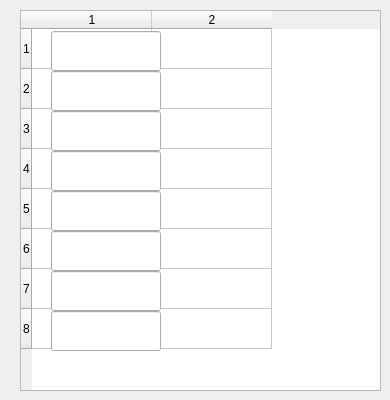
     <widget class="QWidget" name="page2VariableState">
      <widget class="QTableWidget" name="tableWgtVarState">
       <property name="geometry">
        <rect>
         <x>20</x>
         <y>10</y>
         <width>361</width>
         <height>381</height>
        </rect>
       </property>
       <property name="rowCount">
        <number>8</number>
       </property>
       <property name="columnCount">
        <number>2</number>
       </property>
       <attribute name="horizontalHeaderMinimumSectionSize">
        <number>120</number>
       </attribute>
       <attribute name="horizontalHeaderDefaultSectionSize">
        <number>120</number>
       </attribute>
       <attribute name="verticalHeaderMinimumSectionSize">
        <number>30</number>
       </attribute>
       <attribute name="verticalHeaderDefaultSectionSize">
        <number>40</number>
       </attribute>
       <row/>
       <row/>
       <row/>
       <row/>
       <row/>
       <row/>
       <row/>
       <row/>
       <column/>
       <column/>
      </widget>
      <widget class="NumberEdit" name="editVar3">
       <property name="geometry">
        <rect>
         <x>51</x>
         <y>111</y>
         <width>110</width>
         <height>40</height>
        </rect>
       </property>
       <property name="minimumSize">
        <size>
         <width>0</width>
         <height>40</height>
        </size>
       </property>
       <property name="maximumSize">
        <size>
         <width>16777215</width>
         <height>40</height>
        </size>
       </property>
      </widget>
      <widget class="NumberEdit" name="editVar5">
       <property name="geometry">
        <rect>
         <x>51</x>
         <y>191</y>
         <width>110</width>
         <height>40</height>
        </rect>
       </property>
       <property name="minimumSize">
        <size>
         <width>0</width>
         <height>40</height>
        </size>
       </property>
       <property name="maximumSize">
        <size>
         <width>16777215</width>
         <height>40</height>
        </size>
       </property>
      </widget>
      <widget class="NumberEdit" name="editVar7">
       <property name="geometry">
        <rect>
         <x>51</x>
         <y>271</y>
         <width>110</width>
         <height>40</height>
        </rect>
       </property>
       <property name="minimumSize">
        <size>
         <width>0</width>
         <height>40</height>
        </size>
       </property>
       <property name="maximumSize">
        <size>
         <width>16777215</width>
         <height>40</height>
        </size>
       </property>
      </widget>
      <widget class="NumberEdit" name="editVar2">
       <property name="geometry">
        <rect>
         <x>51</x>
         <y>71</y>
         <width>110</width>
         <height>40</height>
        </rect>
       </property>
       <property name="minimumSize">
        <size>
         <width>0</width>
         <height>40</height>
        </size>
       </property>
       <property name="maximumSize">
        <size>
         <width>16777215</width>
         <height>40</height>
        </size>
       </property>
      </widget>
      <widget class="NumberEdit" name="editVar6">
       <property name="geometry">
        <rect>
         <x>51</x>
         <y>231</y>
         <width>110</width>
         <height>40</height>
        </rect>
       </property>
       <property name="minimumSize">
        <size>
         <width>0</width>
         <height>40</height>
        </size>
       </property>
       <property name="maximumSize">
        <size>
         <width>16777215</width>
         <height>40</height>
        </size>
       </property>
      </widget>
      <widget class="NumberEdit" name="editVar4">
       <property name="geometry">
        <rect>
         <x>51</x>
         <y>151</y>
         <width>110</width>
         <height>40</height>
        </rect>
       </property>
       <property name="minimumSize">
        <size>
         <width>0</width>
         <height>40</height>
        </size>
       </property>
       <property name="maximumSize">
        <size>
         <width>16777215</width>
         <height>40</height>
        </size>
       </property>
      </widget>
      <widget class="NumberEdit" name="editVar8">
       <property name="geometry">
        <rect>
         <x>51</x>
         <y>311</y>
         <width>110</width>
         <height>40</height>
        </rect>
       </property>
       <property name="minimumSize">
        <size>
         <width>0</width>
         <height>40</height>
        </size>
       </property>
       <property name="maximumSize">
        <size>
         <width>16777215</width>
         <height>40</height>
        </size>
       </property>
      </widget>
      <widget class="NumberEdit" name="editVar1">
       <property name="geometry">
        <rect>
         <x>51</x>
         <y>31</y>
         <width>110</width>
         <height>40</height>
        </rect>
       </property>
       <property name="minimumSize">
        <size>
         <width>0</width>
         <height>40</height>
        </size>
       </property>
       <property name="maximumSize">
        <size>
         <width>16777215</width>
         <height>40</height>
        </size>
       </property>
      </widget>
     </widget>
